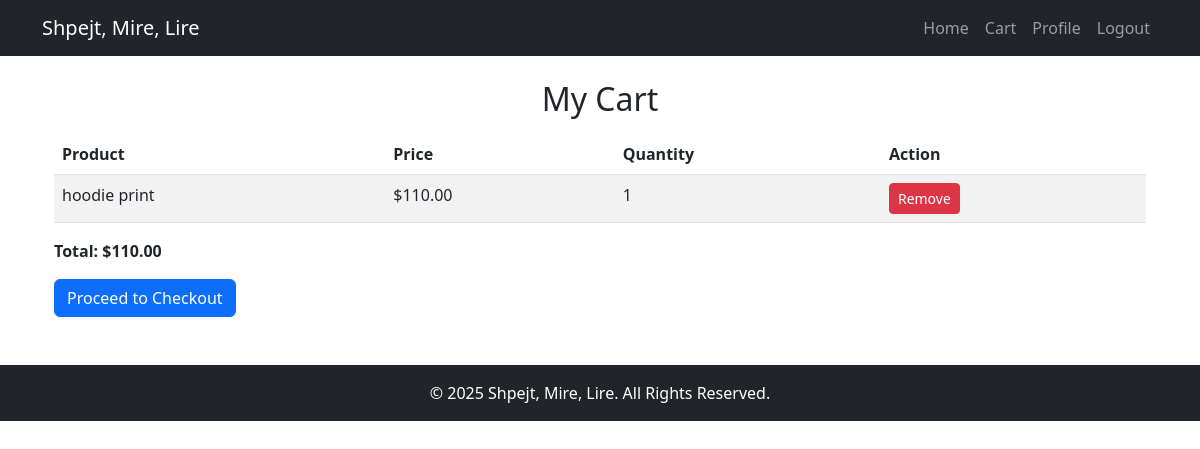
The page /cart/ (signed in) on the database as committed earlier.
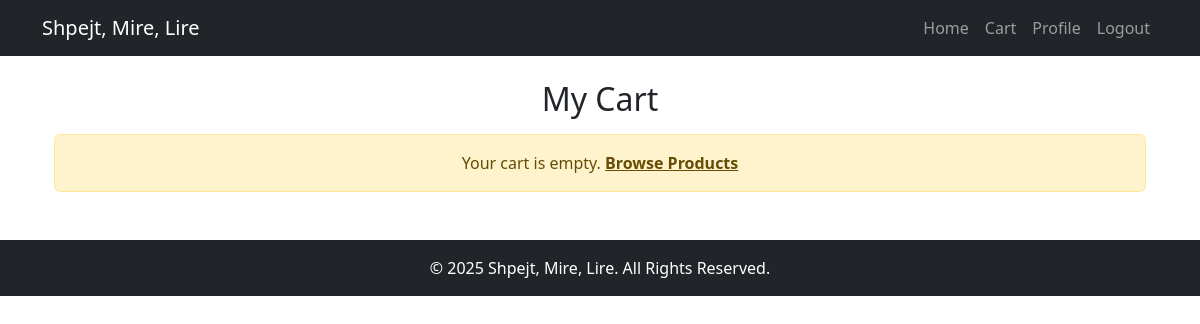
The same page on the database as committed later.
### myapp/models.py (models this page shows, shortened)
class Cart(models.Model):
    user = models.ForeignKey(User, on_delete=models.CASCADE)
    product = models.ForeignKey(Product, on_delete=models.CASCADE)
    card = models.ForeignKey(Card, on_delete=models.CASCADE, null=True, blank=True)
    quantity = models.IntegerField(default=1)

class Product(models.Model):
    name = models.CharField(max_length=255)
    description = models.TextField()
    price = models.DecimalField(max_digits=10, decimal_places=2)
    category = models.ForeignKey(Category, on_delete=models.CASCADE)
    seller = models.ForeignKey(User, on_delete=models.CASCADE)
    is_sold = models.BooleanField(default=False)

### myapp/views.py (the view)
# urls.py: path('cart/', views.view_cart, name='cart'),
@login_required
def view_cart(request):
    cart_items = Cart.objects.filter(user=request.user)
    total_price = sum(item.product.price * item.quantity for item in cart_items)
    return render(request, 'cart.html', {'cart_items': cart_items, 'total_price': total_price})

### myapp/templates/cart.html (shortened to what this page needs)
{% extends 'base.html' %}
{% block content %}
<div class="container mt-4">
    <h2 class="mb-3 text-center">My Cart</h2>
    {% if cart_items %}
    <table class="table table-striped">
        <thead>
            <tr>
                <th>Product</th>
                <th>Price</th>
                <th>Quantity</th>
                <th>Action</th>
            </tr>
        </thead>
        <tbody>
            {% for item in cart_items %}
            <tr>
                <td>{{ item.product.name }}</td>
                <td>${{ item.product.price }}</td>
                <td>{{ item.quantity }}</td>
                <td>
                    <a href="{% url 'remove_from_cart' item.id %}" class="btn btn-danger btn-sm">Remove</a>
                </td>
            </tr>
            {% endfor %}
        </tbody>
    </table>
    <p class="fw-bold">Total: ${{ total_price }}</p>
    <form method="POST" action="{% url 'checkout' %}">
        <button type="submit" class="btn btn-primary">Proceed to Checkout</button>
    </form>
    {% else %}
    <div class="alert alert-warning text-center">
        Your cart is empty. <a href="{% url 'dashboard' %}" class="alert-link">Browse Products</a>
    </div>
    {% endif %}
</div>
{% endblock %}

Rows that differ between the two databases and show on the page:
removed Cart: product.name "hoodie print", product.price "110.00", quantity "1"
Other text that changed with them:
{{ total_price }}: "110.00" → (not shown)
text no longer shown: "Product Price Quantity Action Total: $ Proceed to Checkout"
text now shown: "Your cart is empty. Browse Products"
